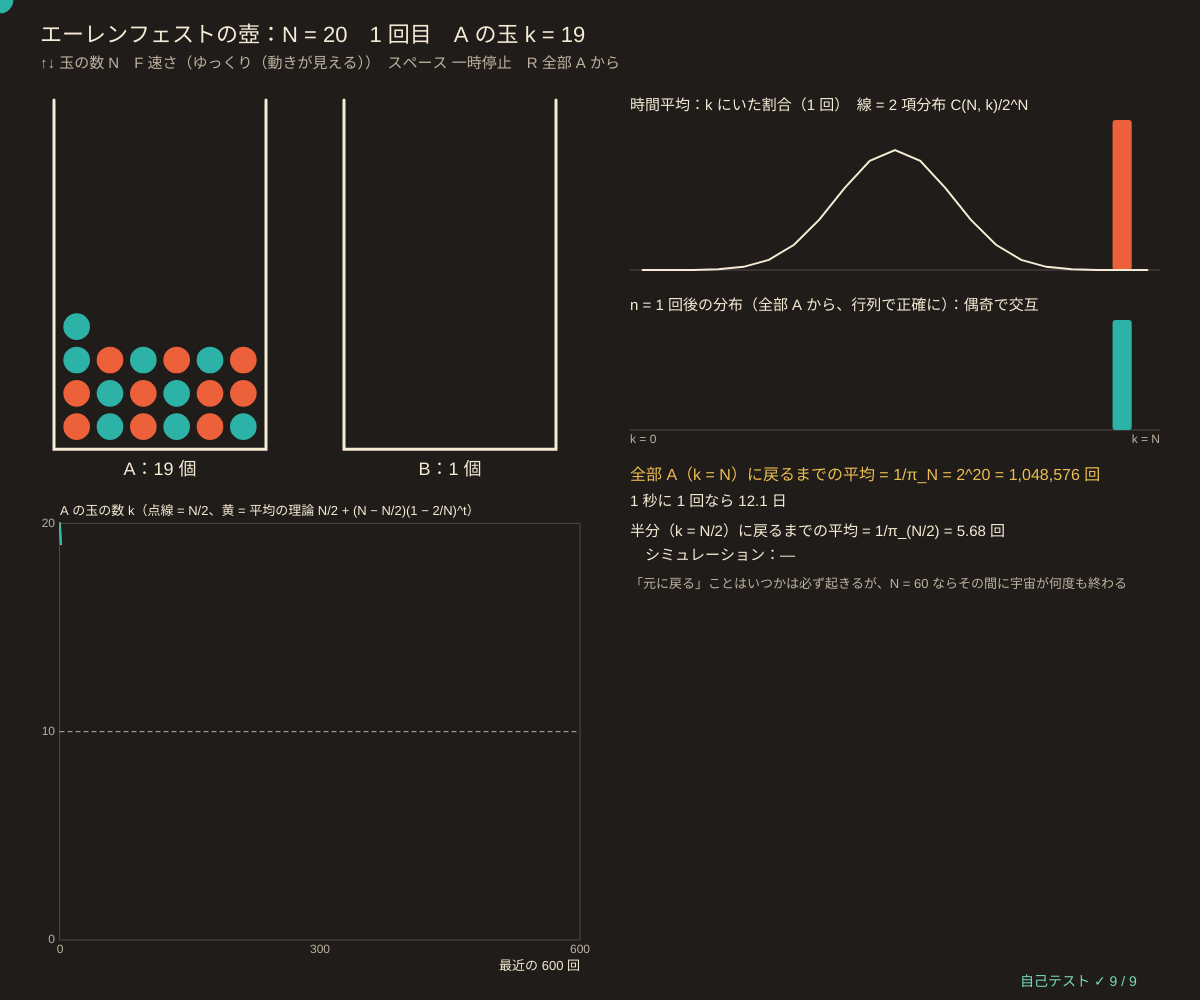
Frame 1 (no input)
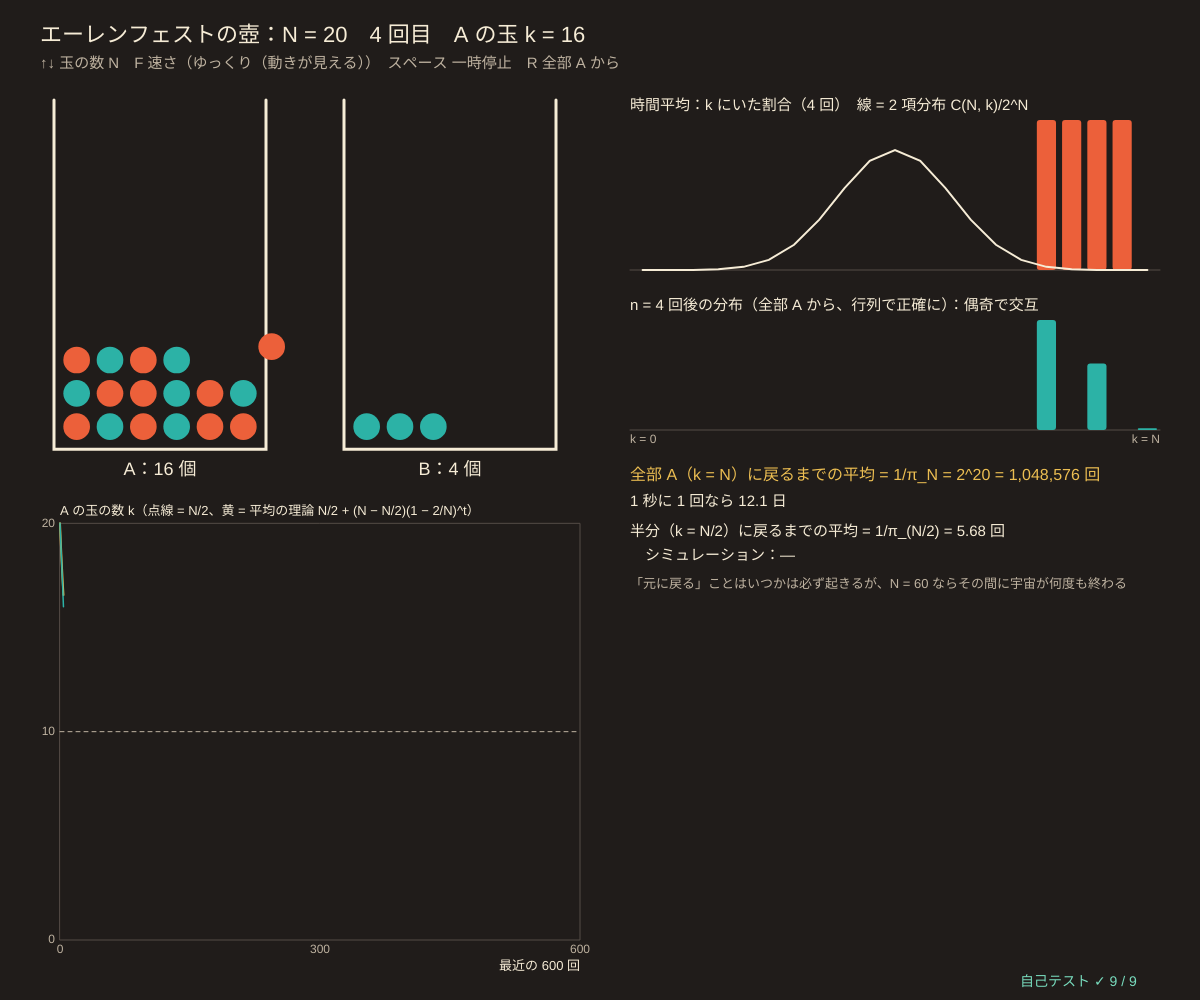
Frame 60 (no input)
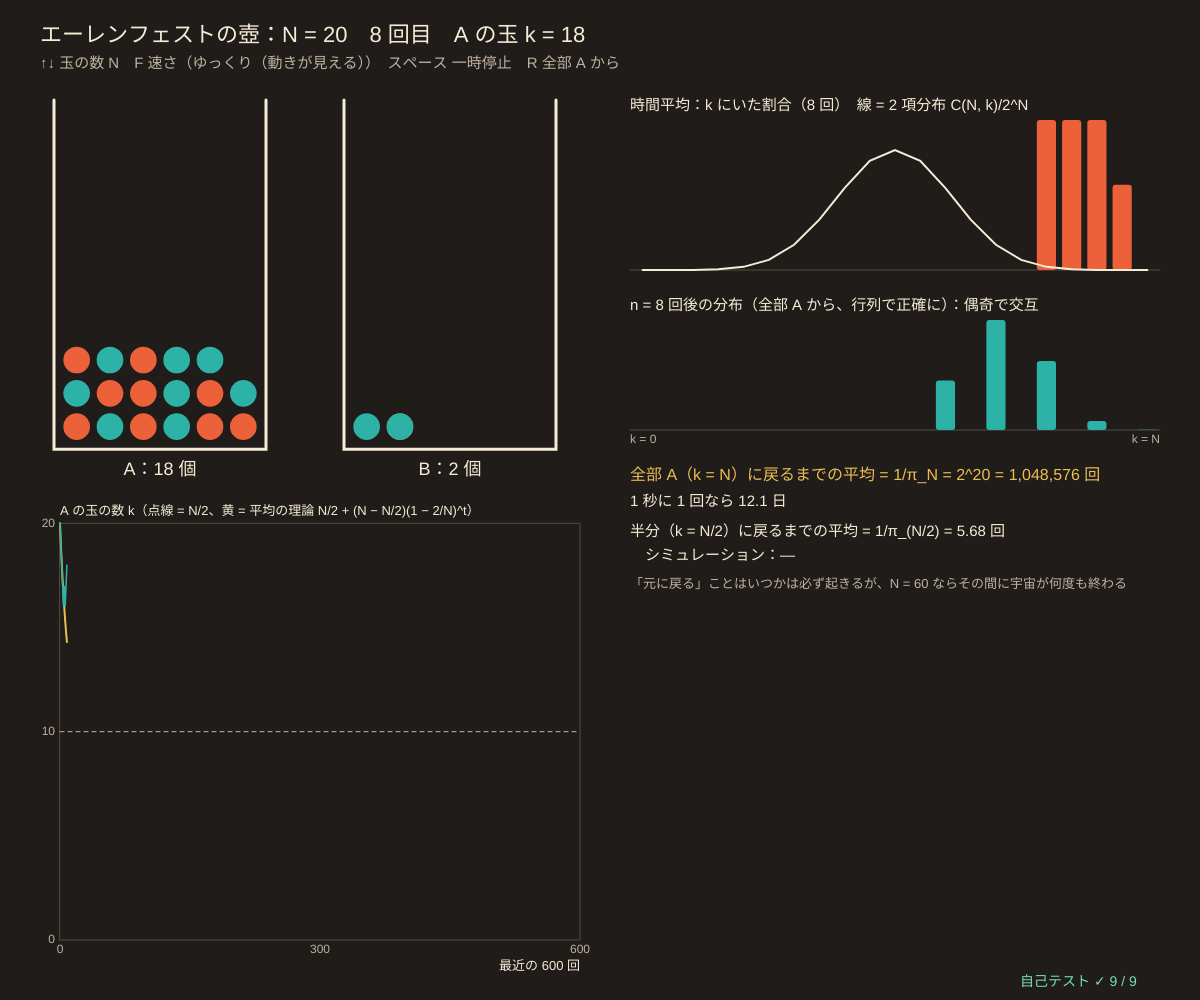
Frame 120 (the mouse pressed at the canvas centre since frame 60)

The p5.js sketch that drew these frames (run headless with seeded random() and noise() and a simulated clock; from frame 60 on, the mouse is pressed at the canvas centre):

// p5.js sketch
// ── sketch.js
// ============================================
// 13 エーレンフェストの壺 ─ 2 つの壺 A・B に玉が全部で N 個。毎回、N 個の中から 1 個をでたらめに選んで、反対の壺へ移す
// 状態 k = A の玉の数。A が多いほど A から出やすいので、k は半分（N/2）に引き戻される。平均は (1 − 2/N) 倍ずつ N/2 に近づく。
// 定常分布は 2 項分布 π_k = C(N, k) / 2^N（玉 1 個ずつが半々でどちらかにいる）。
// カックの公式：状態 k に戻るまでの平均の時間 = 1/π_k。全部が A に集まった状態（k = N）に戻るには平均 2^N 回！
// k は毎回 ±1 なので偶奇が交互（周期 2）。n 回後の分布は収束せず振動するが、時間平均の割合は 2 項分布に近づく
// ↑↓ 玉の数 N / F 速さ / スペース 一時停止 / R 全部 A から
// （熱の逆戻りしない向き・エントロピーの話はシリーズ 55 へ。混ざった気体がひとりでに分かれないのは、戻る時間が天文学的だから）
// ============================================

let nBalls = 20;                         // ★ 玉の数 N（2〜60、偶数）
const SPEEDS = ['ゆっくり（動きが見える）', '1 回/フレーム', '100 回/フレーム', '全力'];
const ANIM = 16;                         // ★ ゆっくりのとき、玉が移る時間（フレーム）
let speedIdx = 0, paused = false;
let urnA = [], urnB = [], kNow = 0, tNow = 0, kTrace = [], occ = [], pExact = [], moving = null, returnsMid = [], lastMidT = -1, ehrP = null;

function setup() {
  createCanvas(windowWidth, windowHeight);
  selfTest();
  seedRng(13); restart();
}
function restart() {
  urnA = []; urnB = []; for (let i = 0; i < nBalls; i++) urnA.push(i);
  kNow = nBalls; tNow = 0; kTrace = [kNow]; occ = new Array(nBalls + 1).fill(0); moving = null; returnsMid = []; lastMidT = -1;
  ehrP = ehrenfestMatrix(nBalls); pExact = new Array(nBalls + 1).fill(0); pExact[nBalls] = 1;
}
// ★ 遷移行列：k → k − 1 は確率 k/N（A の玉が選ばれる）、k → k + 1 は (N − k)/N
function ehrenfestMatrix(n) {
  let m = zerosMat(n + 1);
  for (let k = 0; k <= n; k++) { if (k > 0) m[k][k - 1] = k / n; if (k < n) m[k][k + 1] = (n - k) / n; }
  return m;
}
function binomPmf(n) {                   // C(n, k) / 2^n を対数で（大きな N でもあふれない）
  let out = [], lc = 0;
  for (let k = 0; k <= n; k++) { if (k > 0) lc += Math.log(n - k + 1) - Math.log(k); out.push(Math.exp(lc - n * Math.LN2)); }
  return out;
}
function ehrStep(k, n) { return rnd() < k / n ? k - 1 : k + 1; }   // 1 回（玉の番号は気にしない版）

function moveOne() {                     // 玉を 1 個選んで反対へ
  let id = rndInt(0, nBalls - 1), fromA = urnA.includes(id), before = ballPos(id);
  if (fromA) { urnA.splice(urnA.indexOf(id), 1); urnB.push(id); kNow--; } else { urnB.splice(urnB.indexOf(id), 1); urnA.push(id); kNow++; }
  tNow++; occ[kNow]++; kTrace.push(kNow); if (kTrace.length > 2000) kTrace.shift();
  if (kNow === nBalls / 2) { if (lastMidT >= 0) returnsMid.push(tNow - lastMidT); lastMidT = tNow; }
  if (tNow <= 3000) pExact = vecMat(pExact, ehrP);
  if (speedIdx === 0) moving = { id, from: before, t: 0 };
}
let urnBox = null;
function ballPos(id) {                   // 玉の場所（壺の中の何番目か）
  if (!urnBox) return [0, 0];
  let inA = urnA.indexOf(id), list = inA >= 0 ? 0 : 1, slot = inA >= 0 ? inA : urnB.indexOf(id), u = urnBox[list], cols = 6, cell = u.w / cols;
  return [u.x + (slot % cols) * cell + cell / 2, u.y + u.h - cell / 2 - Math.floor(slot / cols) * cell];
}

function draw() {
  background(...BG);
  if (!paused) {
    if (speedIdx === 0) { if (!moving) moveOne(); else if (++moving.t >= ANIM) moving = null; }
    else if (speedIdx === 1) moveOne();
    else if (speedIdx === 2) for (let k = 0; k < 100; k++) moveOne();
    else { let t0 = performance.now(); while (performance.now() - t0 < 6) for (let k = 0; k < 100; k++) moveOne(); }
  }
  hudTitle('エーレンフェストの壺：N = ' + nBalls + '　' + tNow + ' 回目　A の玉 k = ' + kNow, '↑↓ 玉の数 N　F 速さ（' + SPEEDS[speedIdx] + '）　スペース ' + (paused ? '再開' : '一時停止') + '　R 全部 A から');

  // ---- 2 つの壺と玉
  let lw = width * 0.5, uw = Math.min(200, lw * 0.36), uh = (uw / 6) * 10 + 10;
  urnBox = [{ x: 60, y: 100, w: uw, h: uh }, { x: 60 + uw + 90, y: 100, w: uw, h: uh }];
  for (let s = 0; s < 2; s++) {
    let u = urnBox[s]; stroke(...CREAM); strokeWeight(3); noFill();
    polyline([[u.x - 6, u.y], [u.x - 6, u.y + u.h + 6], [u.x + u.w + 6, u.y + u.h + 6], [u.x + u.w + 6, u.y]]);
    noStroke(); fill(...CREAM); textSize(18); textAlign(CENTER, BASELINE); text((s ? 'B' : 'A') + '：' + (s ? nBalls - kNow : kNow) + ' 個', u.x + u.w / 2, u.y + u.h + 32);
  }
  let rb = (uw / 6) * 0.8;
  for (let i = 0; i < nBalls; i++) {
    let p = ballPos(i);
    if (moving && moving.id === i) { let t = moving.t / ANIM; p = [moving.from[0] + (p[0] - moving.from[0]) * t, moving.from[1] + (p[1] - moving.from[1]) * t - Math.sin(Math.PI * t) * 80]; }
    noStroke(); fill(...(i % 2 ? TEAL : DICE)); circle(p[0], p[1], rb);
  }

  // ---- k の時間変化
  let g = { x: 60, y: urnBox[0].y + uh + 80, w: lw - 80, h: height - (urnBox[0].y + uh + 80) - 60, x0: 0, x1: 600, y0: 0, y1: nBalls };
  plotAxes(g, '最近の 600 回', 'A の玉の数 k（点線 = N/2、黄 = 平均の理論 N/2 + (N − N/2)(1 − 2/N)^t）', [0, 300, 600], [0, nBalls / 2, nBalls]);
  stroke(...SUB); strokeWeight(1); drawingContext.setLineDash([4, 4]); line(g.x, gY(g, nBalls / 2), g.x + g.w, gY(g, nBalls / 2)); drawingContext.setLineDash([]);
  let tail = kTrace.slice(-600), t0 = tNow - (tail.length - 1);
  if (t0 === 0) { let th = []; for (let t = 0; t < tail.length; t++) th.push(nBalls / 2 + (nBalls / 2) * Math.pow(1 - 2 / nBalls, t)); drawCurve(g, th, MUSTARD, 2); }
  drawCurve(g, tail, TEAL, 1.5);

  // ---- 右：時間平均の割合 と 2 項分布、n 回後の分布（正確）
  let rx = lw + 30, rw = width - rx - 40, pi = binomPmf(nBalls), top = Math.max(...pi) * 1.25;
  noStroke(); fill(...CREAM); textSize(15); textAlign(LEFT, BASELINE);
  text('時間平均：k にいた割合（' + tNow + ' 回）　線 = 2 項分布 C(N, k)/2^N', rx, 110);
  let tot = Math.max(1, sumOf(occ)), bw = rw / (nBalls + 1);
  drawBars(rx, 120, rw, 150, occ.map((v) => v / tot), [DICE], top);
  stroke(...CREAM); strokeWeight(2); polyline(pi.map((v, k) => [rx + (k + 0.5) * bw, 120 + 150 - clampv(v / top, 0, 1) * 150]));
  noStroke(); fill(...CREAM); textSize(15); textAlign(LEFT, BASELINE);
  let tShow = Math.min(tNow, 3000);
  text('n = ' + tShow + ' 回後の分布（全部 A から、行列で正確に）：偶奇で交互', rx, 310);
  drawBars(rx, 320, rw, 110, pExact, [TEAL], top * 2);
  fill(...SUB); textSize(12); textAlign(LEFT, TOP); text('k = 0', rx, 434); textAlign(RIGHT, TOP); text('k = N', rx + rw, 434);

  // ---- カックの公式
  let ky = 480, back = Math.pow(2, nBalls), mid = 1 / pi[nBalls / 2];
  textAlign(LEFT, BASELINE); fill(...MUSTARD); textSize(16);
  text('全部 A（k = N）に戻るまでの平均 = 1/π_N = 2^' + nBalls + ' = ' + (back < 1e9 ? Math.round(back).toLocaleString() : back.toExponential(2)) + ' 回', rx, ky);
  fill(...CREAM); textSize(15);
  text('1 秒に 1 回なら ' + humanTime(back), rx, ky + 26);
  text('半分（k = N/2）に戻るまでの平均 = 1/π_(N/2) = ' + fmtN(mid, 2) + ' 回', rx, ky + 56);
  text('　シミュレーション：' + (returnsMid.length ? fmtN(meanOf(returnsMid), 2) + '（' + returnsMid.length + ' 回の平均）' : '—'), rx, ky + 80);
  fill(...SUB); textSize(13);
  text('「元に戻る」ことはいつかは必ず起きるが、N = 60 ならその間に宇宙が何度も終わる', rx, ky + 108);
  drawSelfTest(width - 180, height - 14);
}
function humanTime(sec) {                // 秒をわかりやすく
  if (sec < 120) return Math.round(sec) + ' 秒';
  if (sec < 7200) return fmtN(sec / 60, 1) + ' 分';
  if (sec < 172800) return fmtN(sec / 3600, 1) + ' 時間';
  let yr = sec / (365.25 * 86400);
  if (yr < 1) return fmtN(sec / 86400, 1) + ' 日';
  return (yr < 1e6 ? fmtN(yr, 1) : yr.toExponential(2)) + ' 年' + (yr > 1.38e10 ? '（宇宙の年齢 138 億年より長い）' : '');
}

function keyPressed() {
  if (key === UP_ARROW) { nBalls = Math.min(60, nBalls + 2); restart(); }
  if (key === DOWN_ARROW) { nBalls = Math.max(2, nBalls - 2); restart(); }
  if (key === 'f' || key === 'F') { speedIdx = (speedIdx + 1) % SPEEDS.length; moving = null; }
  if (key === ' ') paused = !paused;
  if (key === 'r' || key === 'R') restart();
  return false;
}

// ============================================
// やってみよう
// ・N = 4 にして全力で回す。全部 A に戻るのは平均 16 回に 1 回。N = 10 なら 1024 回、N = 20 なら？
// ・「n 回後の分布」の棒が 1 つおきになるのはなぜ？（k の偶奇は毎回入れかわる）
// ・時間平均の棒と 2 項分布の線、N が大きいほど山が細くなる（幅は √N、割合 k/N で見ると 1/√N）
// ・ehrStep を「半分の確率で何もしない」（怠惰な連鎖）に変えると、n 回後の分布も収束する。試してみよう
// ============================================

// ---- 自己テスト
function selfTest() {
  selfTestResults = [];
  let n = 20, m = ehrenfestMatrix(n), pi = binomPmf(n);
  check('遷移行列の各行の合計 = 1（N = 20）', rowSumErr(m) < 1e-12);
  check('定常分布 = 2 項分布 C(20, k)/2^20：π P = π、連立方程式の解と一致', maxAbsDiff(vecMat(pi, m), pi) < 1e-15 && maxAbsDiff(stationaryExact(m), pi) < 1e-10);
  let cl = classifyChain(m);
  check('既約で周期 2（タージャン + gcd）', cl.irreducible && cl.classes[0].period === 2);
  check('カック：全部 A に戻るまでの平均 1/π_N = 2^20 = 1,048,576（ぴったり）', 1 / pi[n] === 1048576 && 1 / pi[0] === 1048576);
  // n 回後の分布は振動（収束しない）、時間平均（チェザロ平均）は 2 項分布へ
  let p = new Array(n + 1).fill(0), avg = new Array(n + 1).fill(0), T = 4000, okMean = true; p[n] = 1;
  for (let t = 1; t <= T; t++) {
    p = vecMat(p, m); for (let k = 0; k <= n; k++) avg[k] += p[k] / T;
    if (t <= 60) { let mean = p.reduce((s, v, k) => s + v * k, 0); if (Math.abs(mean - (n / 2 + (n / 2) * Math.pow(1 - 2 / n, t))) > 1e-9) okMean = false; }
  }
  check('平均 E[k_t] = N/2 + (N/2)(1 − 2/N)^t（60 回まで 1e-9）', okMean);
  check('n 回後の分布は 1 つおき（全変動距離 ' + fmtN(tvDist(p, pi), 2) + ' のまま）、時間平均は 2 項分布へ（' + tvDist(avg, pi).toExponential(1) + '）', tvDist(p, pi) > 0.4 && tvDist(avg, pi) < 0.01);
  // シミュレーション：N = 6 で k = 0 に戻るまでの平均 ≈ 2^6 = 64、N = 10 の時間平均 ≈ 2 項分布
  seedRng(1301); let k = 0, last = 0, rets = [];
  for (let t = 1; t <= 400000; t++) { k = ehrStep(k, 6); if (k === 0) { rets.push(t - last); last = t; } }
  let mr = meanOf(rets), sd = Math.sqrt(meanOf(rets.map((v) => (v - mr) ** 2))), se = sd / Math.sqrt(rets.length);
  check('N = 6：空の壺 A（k = 0）に戻るまでの平均 ' + fmtN(mr, 2) + ' ≈ 64（' + rets.length + ' 回、許容 4 SE）', Math.abs(mr - 64) < 4 * se);
  let oc = new Array(11).fill(0); k = 10;
  for (let t = 0; t < 200000; t++) { k = ehrStep(k, 10); oc[k]++; }
  check('N = 10：時間平均の割合 ≈ 2 項分布（全変動距離 < 0.02）', tvDist(oc.map((v) => v / 200000), binomPmf(10)) < 0.02);
  check('N = 60 でも π に NaN なし、合計 = 1', noNaN(binomPmf(60)) && near(sumOf(binomPmf(60)), 1, 1e-12));
  reportSelfTest();
}

// ==================================================
// ここから下は「マルコフ連鎖の道具」（中身は読まなくても OK。消さないでね）
// ==================================================
// ---- 色と小さな道具
const BG = [32, 28, 26];                // 背景（あたたかい炭色）
const CREAM = [246, 236, 214], DICE = [236, 96, 58], TEAL = [44, 178, 166], MUSTARD = [236, 190, 82], PLUM = [190, 130, 200], SUB = [190, 178, 160];
const STATE_COLS = [[236, 96, 58], [44, 178, 166], [236, 190, 82], [190, 130, 200], [120, 190, 240], [150, 210, 110], [240, 140, 170], [200, 170, 130]];
function clampv(v, a, b) { return v < a ? a : v > b ? b : v !== v ? a : v; }     // NaN なら a に戻す
function sumOf(a) { let s = 0; for (let v of a) s += v; return s; }
function meanOf(a) { return a.length ? sumOf(a) / a.length : 0; }
function sampleFrom(p) { let u = rnd() * sumOf(p), c = 0; for (let i = 0; i < p.length; i++) { c += p[i]; if (u < c) return i; } return p.length - 1; }   // 確率 p[i] で i を返す
function fmtN(v, d) { if (typeof v !== 'number' || v !== v) return '?'; if (!isFinite(v)) return '∞'; let s = v.toFixed(d === undefined ? 2 : d); return /^-0\.?0*$/.test(s) ? s.slice(1) : s; }
function hudTitle(t, sub) {            // 左上の見出しと操作の説明
  noStroke(); fill(...CREAM); textSize(22); textAlign(LEFT, BASELINE); text(t, 40, 42);
  fill(...SUB); textSize(15); text(sub, 40, 68);
}
// ---- 種つきの乱数（同じ種なら毎回同じ列 → 実験をくり返せる）
let rngState = 1;
function seedRng(s) { rngState = (s >>> 0) || 1; }
function rnd() {                       // 0〜1 の一様乱数（mulberry32）
  rngState = (rngState + 0x6d2b79f5) >>> 0;
  let t = rngState;
  t = Math.imul(t ^ (t >>> 15), t | 1);
  t ^= t + Math.imul(t ^ (t >>> 7), t | 61);
  return ((t ^ (t >>> 14)) >>> 0) / 4294967296;
}
function rndInt(a, b) { return a + Math.floor(rnd() * (b - a + 1)); }
function randn() { let u = 1 - rnd(), v = rnd(); return Math.sqrt(-2 * Math.log(u)) * Math.cos(2 * Math.PI * v); }   // 標準正規分布
// ---- 行列の道具（行列 = 配列の配列。遷移行列 transP[i][j] = i の次に j へ行く確率、行の和 = 1）
function zerosMat(n, m) { let a = []; for (let i = 0; i < n; i++) a.push(new Array(m === undefined ? n : m).fill(0)); return a; }
function eyeMat(n) { let a = zerosMat(n); for (let i = 0; i < n; i++) a[i][i] = 1; return a; }
function copyMat(a) { return a.map((r) => r.slice()); }
function matMul(a, b) {                // 行列の積 (a b)[i][j] = Σ_k a[i][k] b[k][j]
  let n = a.length, m = b[0].length, kk = b.length, c = zerosMat(n, m);
  for (let i = 0; i < n; i++) for (let k = 0; k < kk; k++) { let v = a[i][k]; if (v !== 0) for (let j = 0; j < m; j++) c[i][j] += v * b[k][j]; }
  return c;
}
function vecMat(v, a) {                // 横ベクトル × 行列：次の時刻の分布 = いまの分布 × P
  let out = new Array(a[0].length).fill(0);
  for (let i = 0; i < v.length; i++) if (v[i] !== 0) for (let j = 0; j < out.length; j++) out[j] += v[i] * a[i][j];
  return out;
}
function matPow(a, k) { let r = eyeMat(a.length); for (let t = 0; t < k; t++) r = matMul(r, a); return r; }   // P^k（k 回かけるだけ）
function maxAbsDiff(a, b) {            // 2 つの行列（またはベクトル）のいちばん大きなずれ
  let d = 0;
  for (let i = 0; i < a.length; i++) { if (Array.isArray(a[i])) d = Math.max(d, maxAbsDiff(a[i], b[i])); else d = Math.max(d, Math.abs(a[i] - b[i])); }
  return d;
}
function rowSumErr(a, target) { let d = 0; for (let r of a) d = Math.max(d, Math.abs(sumOf(r) - (target === undefined ? 1 : target))); return d; }
function fixRows(a) {                  // 行の和を 1 に。全部 0 の行は「その場にとどまる」にする（NaN を出さない）
  return a.map((r, i) => { let s = sumOf(r); if (!(s > 1e-12)) { let z = r.map(() => 0); z[i] = 1; return z; } return r.map((v) => v / s); });
}
function solveLinear(a, b) {           // ガウスの消去法（部分ピボット）で a x = b。解けなければ null
  let n = a.length, m = a.map((r, i) => r.concat([b[i]]));
  for (let c = 0; c < n; c++) {
    let p = c; for (let r = c + 1; r < n; r++) if (Math.abs(m[r][c]) > Math.abs(m[p][c])) p = r;
    if (Math.abs(m[p][c]) < 1e-13) return null;
    [m[c], m[p]] = [m[p], m[c]];
    for (let r = 0; r < n; r++) { if (r === c) continue; let f = m[r][c] / m[c][c]; if (f !== 0) for (let k = c; k <= n; k++) m[r][k] -= f * m[c][k]; }
  }
  return m.map((r, i) => r[n] / r[i]);
}
function matInv(a) {                   // 逆行列（ガウス-ジョルダン）。逆がなければ null
  let n = a.length, cols = [];
  for (let j = 0; j < n; j++) { let e = new Array(n).fill(0); e[j] = 1; let x = solveLinear(a, e); if (!x) return null; cols.push(x); }
  return a.map((_, i) => cols.map((c) => c[i]));
}
// 定常分布：π P = π と Σ π = 1 を連立方程式として解く（(P^T − I) π = 0 の最後の式を Σ π = 1 に置きかえる）
function stationaryExact(a) {
  let n = a.length, m = zerosMat(n), b = new Array(n).fill(0);
  for (let i = 0; i < n; i++) for (let j = 0; j < n; j++) m[i][j] = a[j][i] - (i === j ? 1 : 0);
  for (let j = 0; j < n; j++) m[n - 1][j] = 1; b[n - 1] = 1;
  return solveLinear(m, b);
}
function stationaryPower(a, tol, maxIt, start) {   // べき乗法：π ← π P を変化が tol 未満になるまで
  let n = a.length, v = start ? start.slice() : new Array(n).fill(1 / n), its = 0, d = Infinity;
  while (d > (tol || 1e-13) && its < (maxIt || 100000)) { let w = vecMat(v, a); d = maxAbsDiff(w, v); v = w; its++; }
  return { pi: v, its };
}
function tvDist(p, q) { let s = 0; for (let i = 0; i < p.length; i++) s += Math.abs(p[i] - q[i]); return s / 2; }   // 全変動距離
function entropyRate(a, pi) {          // エントロピー率 H = −Σ_i π_i Σ_j P_ij log₂ P_ij（1 歩あたりの情報量、ビット）
  let h = 0;
  for (let i = 0; i < a.length; i++) for (let v of a[i]) if (v > 0) h -= pi[i] * v * Math.log2(v);
  return h;
}
// ---- 状態の分類：強連結成分（タージャンの方法）と周期
function adjOf(a) { return a.map((r) => r.map((v, j) => (v > 1e-12 ? j : -1)).filter((j) => j >= 0)); }   // 確率 > 0 の矢印
function sccTarjan(adj) {              // 戻り値：comp[i] = 状態 i のクラスの番号（行ったり来たりできる状態どうしが同じ番号）
  let n = adj.length, idx = new Array(n).fill(-1), low = new Array(n).fill(0), onSt = new Array(n).fill(false), st = [], comp = new Array(n).fill(-1), counter = 0, nc = 0;
  function visit(v) {
    idx[v] = low[v] = counter++; st.push(v); onSt[v] = true;
    for (let w of adj[v]) {
      if (idx[w] < 0) { visit(w); low[v] = Math.min(low[v], low[w]); }
      else if (onSt[w]) low[v] = Math.min(low[v], idx[w]);
    }
    if (low[v] === idx[v]) { let w; do { w = st.pop(); onSt[w] = false; comp[w] = nc; } while (w !== v); nc++; }
  }
  for (let v = 0; v < n; v++) if (idx[v] < 0) visit(v);
  return comp;
}
function gcdInt(a, b) { a = Math.abs(a); b = Math.abs(b); while (b) [a, b] = [b, a % b]; return a; }
function classPeriod(adj, members) {   // クラスの周期：BFS の深さ lev で、クラスの中の矢印 u→v ごとに gcd(lev u + 1 − lev v)
  let inC = new Set(members), lev = new Map([[members[0], 0]]), q = [members[0]], g = 0;
  while (q.length) { let u = q.shift(); for (let v of adj[u]) if (inC.has(v) && !lev.has(v)) { lev.set(v, lev.get(u) + 1); q.push(v); } }
  for (let u of members) for (let v of adj[u]) if (inC.has(v)) g = gcdInt(g, lev.get(u) + 1 - lev.get(v));
  return g;                            // 0 = クラスの中に矢印がない（1 回きりの状態）
}
function classifyChain(a) {            // クラスごとに：メンバー、閉じている（外へ出ない）か、周期
  let adj = adjOf(a), comp = sccTarjan(adj), nc = Math.max(-1, ...comp) + 1, classes = [];
  for (let c = 0; c < nc; c++) {
    let mem = []; comp.forEach((k, i) => { if (k === c) mem.push(i); });
    let closed = mem.every((u) => adj[u].every((v) => comp[v] === c));
    classes.push({ members: mem, closed, period: classPeriod(adj, mem), absorbing: mem.length === 1 && a[mem[0]][mem[0]] > 1 - 1e-12 });
  }
  return { comp, classes, irreducible: nc === 1 };
}
// ---- グラフの道具：g = { x, y, w, h, x0, x1, y0, y1 }
function gX(g, v) { return g.x + clampv((v - g.x0) / (g.x1 - g.x0), -0.02, 1.02) * g.w; }
function gY(g, v) { return g.y + g.h - clampv((v - g.y0) / (g.y1 - g.y0), -0.02, 1.02) * g.h; }
function plotAxes(g, xl, yl, xt, yt) {
  stroke(84, 76, 70); strokeWeight(1); noFill(); rect(g.x, g.y, g.w, g.h);
  noStroke(); fill(...SUB); textSize(12); textAlign(CENTER, TOP);
  for (let v of xt) text(+v.toPrecision(3), gX(g, v), g.y + g.h + 4);
  textAlign(RIGHT, CENTER);
  for (let v of yt) text(+v.toPrecision(3), g.x - 5, gY(g, v));
  textAlign(LEFT, BASELINE); fill(...CREAM); textSize(13);
  text(xl, g.x + g.w - textWidth(xl), g.y + g.h + 30); text(yl, g.x, g.y - 8);
}
function polyline(pts) {               // 点が 2 つ以上あるときだけ折れ線を描く（空の beginShape を作らない）
  if (pts.length < 2) return;
  noFill(); beginShape(); for (let p of pts) vertex(p[0], p[1]); endShape();
}
function drawCurve(g, arr, col, sw, xOff) {   // arr[i] を x = i (+ xOff) に。長いときは間引いて 600 点まで
  let n = arr.length, stride = Math.max(1, Math.ceil(n / 600)), pts = [];
  for (let i = 0; i < n; i += stride) pts.push([gX(g, i + (xOff || 0)), gY(g, arr[i])]);
  if (n > 1 && (n - 1) % stride) pts.push([gX(g, n - 1 + (xOff || 0)), gY(g, arr[n - 1])]);
  stroke(...col); strokeWeight(sw || 2); polyline(pts);
}
function legend(x, y, items) {         // items = [[色, 名前], …]
  textSize(13); textAlign(LEFT, CENTER);
  for (let [c, s] of items) { noStroke(); fill(...c); rect(x, y - 5, 16, 10); fill(...CREAM); text(s, x + 22, y); y += 20; }
}
function drawBars(x, y, w, h, vals, cols, top, names) {   // 棒グラフ（top = 縦軸の上限）
  let n = vals.length, bw = w / n;
  stroke(84, 76, 70); strokeWeight(1); line(x, y + h, x + w, y + h); noStroke();
  for (let i = 0; i < n; i++) {
    let c = cols[i % cols.length], hh = clampv(vals[i] / (top || 1), 0, 1) * h; fill(...c); rect(x + i * bw + bw * 0.12, y + h - hh, bw * 0.76, hh, 3);
    if (names) { fill(...SUB); textSize(12); textAlign(CENTER, TOP); text(names[i], x + i * bw + bw / 2, y + h + 4); }
  }
}
// ---- 自己テストの道具
let selfTestResults = [];
function check(name, cond) { selfTestResults.push({ name, ok: !!cond }); }
function near(a, b, tol) { return a !== null && a !== undefined && isFinite(a) && Math.abs(a - b) <= (tol === undefined ? 1e-9 : tol); }
function noNaN(v) { return Array.isArray(v) || ArrayBuffer.isView(v) ? Array.from(v).every(noNaN) : !(typeof v === 'number' && !isFinite(v)); }
function reportSelfTest() { for (let r of selfTestResults) (r.ok ? console.log : console.error)((r.ok ? '✓ ' : '✗ ') + r.name); }
function selfTestLine() { let n = selfTestResults.filter((r) => r.ok).length; return '自己テスト ' + (n === selfTestResults.length ? '✓ ' : '✗ ') + n + ' / ' + selfTestResults.length; }
function drawSelfTest(x, y) { noStroke(); fill(selfTestResults.every((r) => r.ok) ? color(120, 220, 190) : color(255, 90, 90)); textSize(14); textAlign(LEFT, BASELINE); text(selfTestLine(), x, y); }
